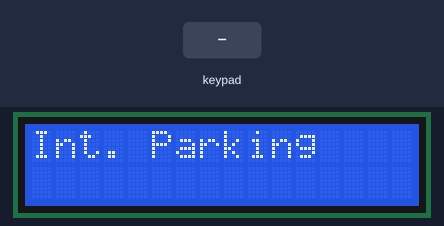
The sketch below on a simulated Arduino Uno, built with avr-gcc and run on an emulated ATmega328P. On the bench: 16×2 character LCD. The test bench sets the inputs (shaded band).

Above: at 1.2 s.
1.3 s: keypad keys 9 8 7 6 # pressed 0.4 s apart
At 1.5 s:
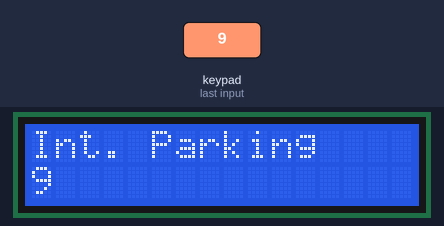
4.8 s: key '*' pressed
At 6.0 s:
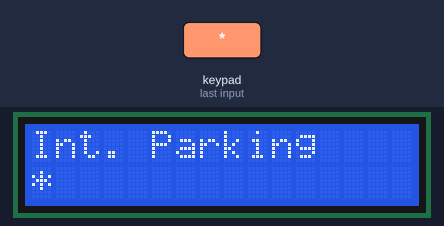
6.3 s: keypad keys 9 8 7 6 * pressed 0.4 s apart
At 8.8 s:
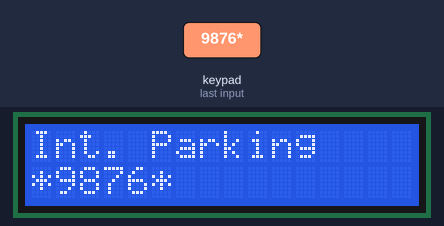
9.8 s: keypad keys 5 4 3 * pressed 0.4 s apart
At 12.0 s:
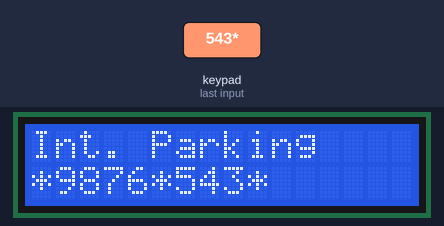
12.9 s: keypad keys 1 3 9 7 * pressed 0.4 s apart
At 15.9 s:
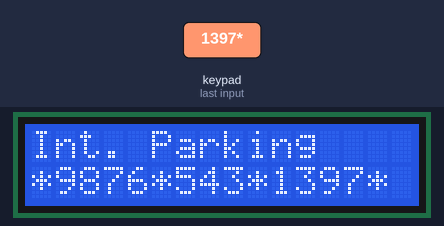
16.4 s: key '*' pressed
At 16.9 s:
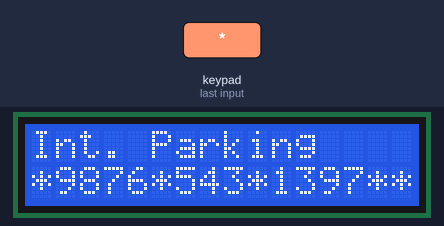
Timing chart, 0 to 18.9 s (numbered marks = the images above; inputs shaded):
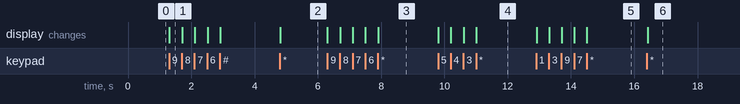

Measured:
- after the input at 1.3 s, the display: changes at once (image 1)
- after the input at 4.8 s, the display: changes at once (image 2)
- after the input at 6.3 s, the display: first changes at once (image 3 shows a later state)
- after the input at 9.8 s, the display: first changes at once (image 4 shows a later state)
- after the input at 12.9 s, the display: first changes at once (image 5 shows a later state)
- after the input at 16.4 s, the display: changes at once (image 6)

The sketch:

LCD_Keypad_RS485.ino
```cpp
//Rhomb.io LCD Keypad Shield Flat Keyboard RS-485 Device.
//Programa que escribe en un display LCD lo que se escribe en un teclado numérico.
//El programa es capaz de escribir en el LCD lo que recibie por el bus RS-485.

#include <Wire.h>
#include <LiquidCrystal_I2C.h>
#include <Keypad.h>

LiquidCrystal_I2C lcd(0x27,16,2);
const byte ROWS = 4; //Definir filas del teclado
const byte COLS = 3; //Definir columnas del teclado

char hexaKeys[ROWS][COLS] = { //Matriz del teclado
  {'1', '2', '3'},
  {'4', '5', '6'},
  {'7', '8', '9'},
  {'*', '0', '#'}
};

byte rowPins[ROWS] = {9, 8, 7, 6};
byte colPins[COLS] = {5, 4, 3};
Keypad customKeypad = Keypad(makeKeymap(hexaKeys), rowPins, colPins, ROWS, COLS); //Instanciar el objeto Keypad

int caracter =0; //Posicionar el cursor
int linea =1;

void setup() {
  Serial.begin(9600);
 // Inicializar el LCD
  lcd.init();

  //Encender la luz de fondo.
  lcd.backlight();
}

void loop() {
lcd.setCursor(0, 0);
lcd.print("Int. Parking");  //Mensaje de cabecera en linea 1
lcd.setCursor(caracter, linea);

char customKey = customKeypad.getKey();//Detectar que tecla se presiona

  if (customKey){ //Si presiono tecla la imprimo por pantalla y desplazo el cursor 1 caracter
    lcd.print(customKey);
    caracter ++;

if (customKey == 35){ //Si presiono almohadilla se borra la pantalla y se reposiciona el cursor
lcd.clear();
caracter = 0;
}

  }
 if (Serial.available()) //Si entran datos por RS-485 los imprimo por pantalla
  {
byte data = Serial.read();
lcd.print(char(data));
caracter ++;
  }

if (caracter ==16){ // Si la segunda linea de LCD se llena, borramos
//lcd.clear();
lcd.setCursor(0, 0);
lcd.print("Int. Parking");
caracter = 0;
linea = 1;
}
  }
```
